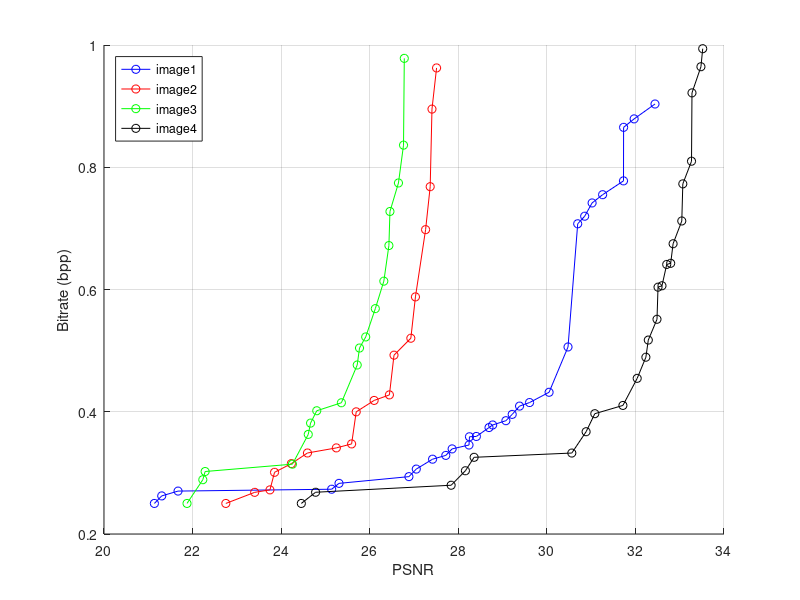

Write MATLAB code to recreate this figure.
BD_curve_1 = [ ...,
3.16465, 1000;
1.6125, 40.4404;
1.55202, 39.67;
1.54112, 39.5364;
1.51748, 39.4984;
1.50802, 39.3843;
1.47512, 38.766;
1.44183, 38.6139;
1.44082, 38.5943;
1.40646, 38.4422;
1.40204, 35.9902;
1.34285, 35.2198;
1.33261, 35.0861;
1.31102, 35.0481;
1.30087, 34.934;
1.27096, 34.3157;
1.24043, 34.1636;
1.23913, 34.1441;
1.20775, 33.992;
0.903476, 32.4421;
0.879128, 31.9706;
0.865291, 31.7328;
0.77772, 31.7307;
0.755104, 31.2593;
0.741604, 31.0215;
0.71991, 30.8542;
0.707524, 30.6966;
0.505992, 30.4777;
0.43187, 30.0503;
0.415051, 29.6091;
0.409252, 29.3835;
0.395698, 29.2175;
0.385366, 29.075;
0.378354, 28.7762;
0.374123, 28.6935;
0.359597, 28.4082;
0.359075, 28.2522;
0.345587, 28.2421;
0.339235, 27.8606;
0.328604, 27.7181;
0.32239, 27.4193;
0.306212, 27.0513;
0.293847, 26.8852;
0.282848, 25.3066;
0.273261, 25.1405;
0.270212, 21.6718;
0.262327, 21.3038;
0.25, 21.1377;
];

BD_curve_2 = [ ...,
7.5007, 1000;
6.3515, 47.4765;
6.13404, 47.4449;
5.74709, 43.9938;
5.4208, 43.6819;
5.37031, 42.474;
5.3639, 42.395;
5.16185, 42.2197;
4.99411, 42.0202;
4.98647, 41.9413;
3.95609, 41.7632;
3.58788, 41.3858;
3.23935, 40.5894;
3.20186, 40.1499;
3.18105, 39.2996;
2.80614, 37.1848;
2.44308, 36.3884;
2.40776, 35.9489;
2.38819, 35.0986;
2.09821, 33.313;
1.76088, 32.5166;
1.72547, 32.0771;
1.70668, 31.2269;
1.64376, 29.4456;
1.38869, 28.6492;
1.36609, 28.2097;
1.2258, 27.9794;
1.06105, 27.854;
0.962491, 27.5097;
0.895141, 27.4059;
0.768207, 27.3655;
0.69791, 27.2617;
0.587913, 27.0324;
0.52028, 26.9286;
0.492563, 26.5484;
0.427588, 26.4446;
0.41853, 26.1;
0.399853, 25.6949;
0.347361, 25.5911;
0.340878, 25.2465;
0.332544, 24.5947;
0.315164, 24.2311;
0.300908, 23.8509;
0.272194, 23.7471;
0.26816, 23.4025;
0.25, 22.7507;
];

BD_curve_3 = [ ...,
7.10335, 1000;
6.67819, 47.5479;
6.55729, 47.5355;
6.52607, 47.4805;
6.47096, 47.4071;
6.44883, 47.3521;
5.39822, 42.0078;
5.33051, 42.0015;
5.32636, 41.9673;
5.16366, 41.77;
5.09443, 41.7637;
5.08478, 41.7295;
4.86783, 41.7107;
4.78319, 41.7044;
3.73585, 41.1962;
3.48354, 40.8163;
3.28335, 40.2765;
3.07322, 40.2295;
3.03565, 39.8003;
2.85994, 39.6897;
2.60918, 39.2134;
2.54659, 36.1629;
2.3545, 36.1159;
2.31108, 35.6866;
2.1563, 35.576;
1.92369, 35.0998;
1.83563, 32.35;
1.78007, 31.9207;
1.65901, 31.8102;
1.44879, 31.3339;
1.41236, 27.6346;
1.33023, 27.524;
1.28412, 27.2781;
1.16665, 27.146;
1.04044, 26.8952;
0.978161, 26.7807;
0.836178, 26.7634;
0.774278, 26.649;
0.727621, 26.4569;
0.671925, 26.4332;
0.613662, 26.3187;
0.56871, 26.1266;
0.522391, 25.9095;
0.504273, 25.7695;
0.476475, 25.7175;
0.414706, 25.3604;
0.401636, 24.8042;
0.381434, 24.6643;
0.362963, 24.6122;
0.314243, 24.2551;
0.302234, 22.2836;
0.28882, 22.2315;
0.25, 21.8744;
];

BD_curve_4 = [ ...,
5.05286, 47.4592;
4.78196, 47.3497;
4.6632, 47.3057;
4.35599, 42.4578;
4.29193, 42.3869;
4.03331, 42.3026;
3.94036, 42.0549;
2.83276, 42.0529;
2.75122, 41.7348;
2.40494, 41.5643;
2.32696, 41.2463;
2.15841, 41.2208;
2.08006, 40.9027;
2.02576, 40.8215;
1.77584, 40.4779;
1.70927, 37.3437;
1.63877, 37.0256;
1.59423, 36.9444;
1.39823, 36.6009;
1.24073, 34.2762;
1.19425, 34.074;
1.15101, 33.8695;
1.04193, 33.7214;
0.993957, 33.5192;
0.964472, 33.4791;
0.921676, 33.2769;
0.809879, 33.2665;
0.772818, 33.0701;
0.712112, 33.0468;
0.674857, 32.8504;
0.642862, 32.796;
0.641032, 32.7066;
0.60614, 32.5996;
0.603802, 32.5102;
0.551276, 32.4869;
0.51729, 32.2905;
0.489242, 32.2361;
0.454664, 32.0397;
0.41033, 31.7171;
0.396825, 31.0826;
0.367336, 30.8862;
0.332453, 30.5636;
0.325468, 28.3573;
0.303481, 28.1609;
0.27977, 27.8383;
0.268304, 24.7782;
0.25, 24.4556;
];

data = BD_curve_1;
hold on;
plot(data(data(:, 1) < 1, 2), data(data(:, 1) < 1, 1), 'bo-');
data = BD_curve_2;
plot(data(data(:, 1) < 1, 2), data(data(:, 1) < 1, 1), 'ro-');
data = BD_curve_3;
plot(data(data(:, 1) < 1, 2), data(data(:, 1) < 1, 1), 'go-');
data = BD_curve_4;
plot(data(data(:, 1) < 1, 2), data(data(:, 1) < 1, 1), 'ko-');
hold off;
legend('image1', 'image2', 'image3', 'image4', 'Location', 'northwest');
xlabel('PSNR'); ylabel('Bitrate (bpp)');
grid;
